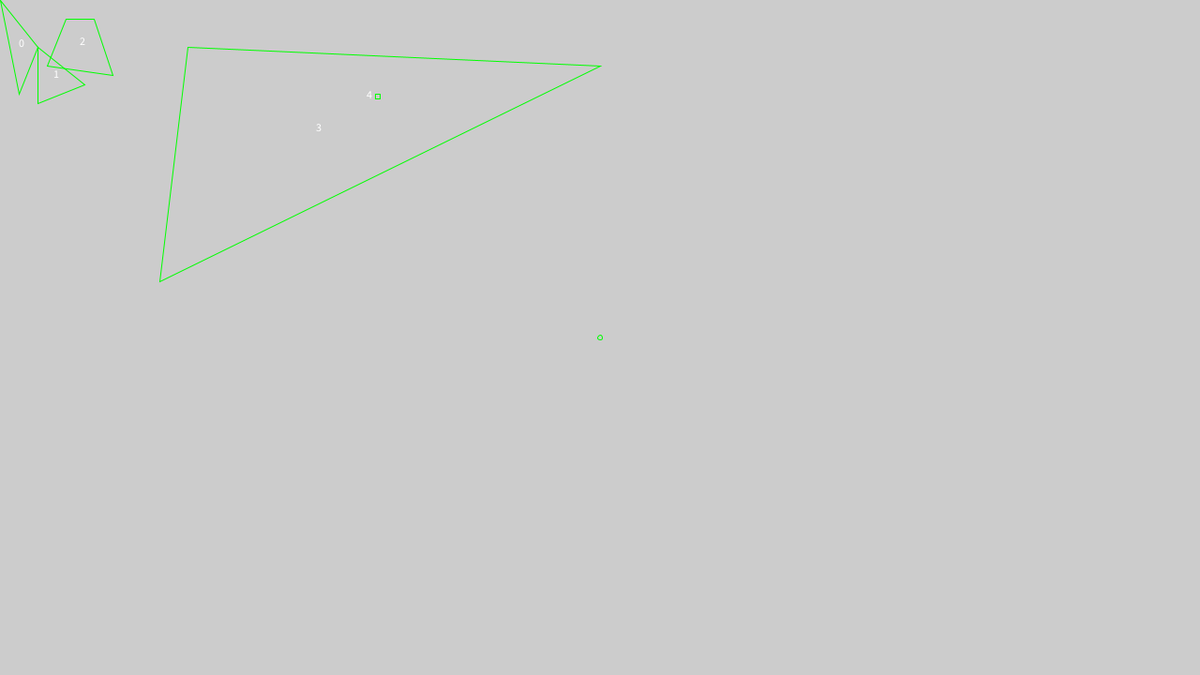
Frame 1 (no input)
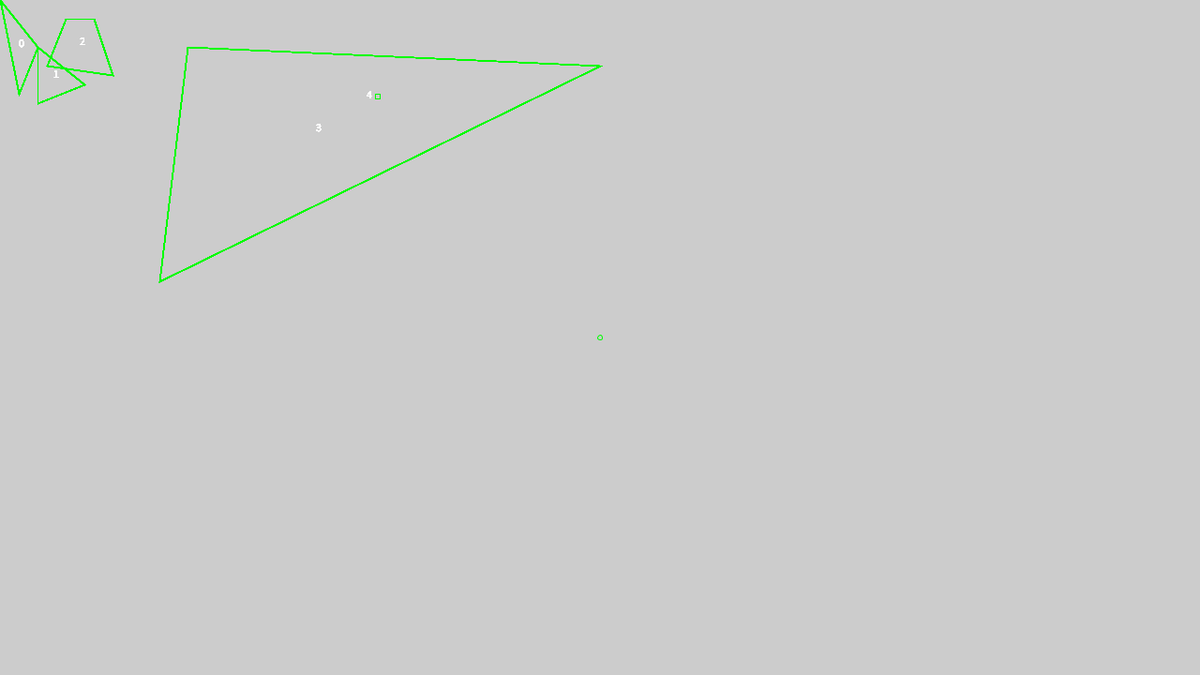
Frame 60 (the mouse pressed at the canvas centre just before this capture)
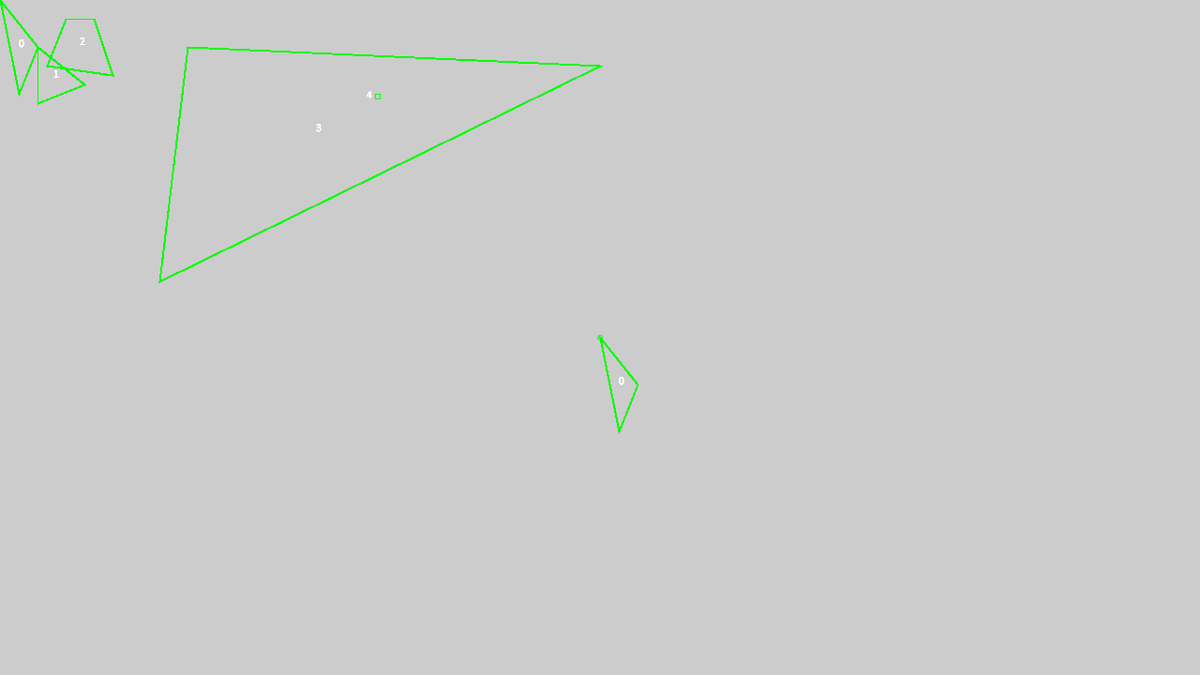
Frame 120 (the mouse held since frame 60 and released just before this capture)

The Processing sketch that drew these frames (run headless with seeded random() and noise(); from frame 60 on, the mouse is pressed at the canvas centre):

// Processing sketch: GJK_collision_detection
// ── GJK_collision_detection.pde
/*
 * @author Volfegan Geist [Daniel Leite Lacerda]
 * https://github.com/volfegan
 */
//Resources
//https://www.youtube.com/watch?v=ajv46BSqcK4
//https://github.com/kroitor/gjk.c
//https://observablehq.com/@esperanc/2d-gjk-and-epa-algorithms
//https://en.wikipedia.org/wiki/Gilbert%E2%80%93Johnson%E2%80%93Keerthi_distance_algorithm

PVector[] vertices1 = {new PVector(40, 110), new PVector(90, 90), new PVector(40, 50)};
PVector[] vertices2 = {new PVector(50, 70), new PVector(120, 80), new PVector(100, 20), new PVector(70, 20)};
PVector[] vertices3 = {new PVector(640, 70), new PVector(200, 50), new PVector(170, 300)};
PVector[] vertices4 = {new PVector(400, 100)};
PVector[] vertices = new PVector[3];
PShape shape0, shape1, shape2, shape3;

//Produces a PShape from the PVector[] vertices 
void verticesToShape(PShape s, PVector[] vertices) {
  s.beginShape();
  s.noFill();
  for (int i=0; i< vertices.length; i++) {
    float x = vertices[i].x;
    float y = vertices[i].y;
    s.vertex(x, y);
  }
  s.endShape(CLOSE);
}

void setup() {
  size(1280, 720);
  translate(width/2, height/2);
  stroke(0, 255, 0);
  noFill();
  clear();
  circle(0, 0, 5);
}


void draw() {
  //translate(width/2, height/2); //to visualize the Minkowski difference between the two polygons
  clear();

  shape0 = createShape(); //follows mouse
  vertices[0] = new PVector(mouseX, mouseY, 0);
  vertices[1] = new PVector(mouseX+20, mouseY+100, 0);
  vertices[2] = new PVector(mouseX+40, mouseY+50, 0);
  verticesToShape(shape0, vertices);
   
  shape1 = createShape();
  verticesToShape(shape1, vertices1);
  shape2 = createShape();
  verticesToShape(shape2, vertices2);
  shape3 = createShape();
  verticesToShape(shape3, vertices3);
  
  
  
  shape(shape0);
  PVector c0 = calculateCentre(vertices);
  text("0", c0.x, c0.y);
  
  shape(shape1);
  PVector c1 = calculateCentre(vertices1);
  text("1", c1.x, c1.y);
  
  shape(shape2);
  PVector c2 = calculateCentre(vertices2);
  text("2", c2.x, c2.y);
  
  shape(shape3);
  PVector c3 = calculateCentre(vertices3);
  text("3", c3.x, c3.y);
  
  
  square(vertices4[0].x, vertices4[0].y, 5);
  text("4", vertices4[0].x-9, vertices4[0].y+5);
  

  print("s1 vs s2: "+gfk_detectCollision(vertices1, vertices2)+"; ");
  print("s2 vs s3: "+gfk_detectCollision(vertices2, vertices3)+"; ");
  print("s1 vs s3: "+gfk_detectCollision(vertices1, vertices3)+"; ");
  print("s1 vs s4: "+gfk_detectCollision(vertices1, vertices4)+"; ");
  println("s3 vs s4: "+gfk_detectCollision(vertices3, vertices4));
  
  print("s0 vs s1: "+gfk_detectCollision(vertices, vertices1)+"; ");
  print("s0 vs s2: "+gfk_detectCollision(vertices, vertices2)+"; ");
  print("s0 vs s3: "+gfk_detectCollision(vertices, vertices3)+"; ");
  println("s0 vs s4: "+gfk_detectCollision(vertices, vertices4)+"\n");
}

// ── GJK_algorithm.pde
/*
 * @author Volfegan Geist [Daniel Leite Lacerda]
 * https://github.com/volfegan
 */
/*
 //Resources:
 //https://www.youtube.com/watch?v=ajv46BSqcK4
 //https://github.com/kroitor/gjk.c
 //https://observablehq.com/@esperanc/2d-gjk-and-epa-algorithms
 //https://en.wikipedia.org/wiki/Gilbert%E2%80%93Johnson%E2%80%93Keerthi_distance_algorithm
 */

/*
 * Calculates the magnitude (length) of the vector, squared.
 * @param PVector v
 * @return float (v.x * v.x + v.y * v.y + v.z * v.z)
 */
float lengthSquared(PVector v) {
  return v.magSq(); //I don't like the method name "magSq()"
}
/*
//lengthSquared test
 println(lengthSquared(new PVector(1,0,0)));//1
 println(lengthSquared(new PVector(2,0,0)));//4
 println(lengthSquared(new PVector(1,2,0)));//5
 println(lengthSquared(new PVector(1,1,2)));//6
 */


/*
 * Triple product expansion to calculate perpendicular normal vectors
 * for search directions pointing towards the Origin in Minkowski space
 * @param PVector a, b, c
 * @return PVector A x (B x C)
 */
PVector tripleProduct(PVector a, PVector b, PVector c) {
  return a.cross(b.cross(c));
}
/*
//tripleProduct test
 println(tripleProduct(new PVector(1,0,0), new PVector(0,1,0), new PVector(1,1,1))); //= [0,1,0]
 println(tripleProduct(new PVector(1,1,-1), new PVector(0,1,0), new PVector(1,1,1))); //= [-1,0,-1]
 println(tripleProduct(new PVector(1,0,-1), new PVector(0,-1,0), new PVector(1,1,1))); //= [0,0,0]
 */

/*
 * Compute the average center (roughly) for initial direction of simplex search in GJK
 * @param PVector[] vertices[(x0,y0),(x1,y1),...]
 * @return PVector centre
 */
PVector calculateCentre(PVector[] vertices) {
  int gonSize = vertices.length; //Number of edges in the polygon
  PVector centre = new PVector();
  for (int i = 0; i < gonSize; i++) {
    float x = vertices[i].x;
    float y = vertices[i].y;
    centre.x += x;
    centre.y += y;
  }
  centre.x /= gonSize;
  centre.y /= gonSize;
  return centre;
}
/*
//test 
 PVector[] vertices = {new PVector(0,3,0), new PVector(0,0,0), new PVector(3,3,0)};
 println(calculateCentre(vertices)); //= [1,2,0]
 PVector[] vertices = {new PVector(-1,1,0), new PVector(1,1,0), new PVector(-1,-1,0), new PVector(1,-1,0)};
 println(calculateCentre(vertices)); //= [0,0,0]
 */


/*
 * returns the Minkowski difference between the two polygons
 * @param PVector[] vertices1[(x0,y0),(x1,y1),...], vertices2[(x0,y0),(x1,y1),...]
 * @return PVector[]
 */
PVector[] minkDiff(PVector[] vertices1, PVector[] vertices2) {
  PVector[] minkDiffResult = new PVector[vertices1.length * vertices2.length];
  int index = 0;
  for (PVector P1 : vertices1) {
    for (PVector P2 : vertices2) {
      minkDiffResult[index] = PVector.sub(P1, P2);
      index++;
    }
  }
  //show Minkowski difference points
  stroke(255);
  //if the canvas origin is not at the centre: translate(width/2, height/2);
  for (int i=0; i< minkDiffResult.length; i++) {
    float x = minkDiffResult[i].x;
    float y = minkDiffResult[i].y;
    square(x, y, 5);
  }
  return minkDiffResult;
}


/*
 * returns the point from the shape which has the highest dot product with vector d.
 * @param PVector[] vertices[(x0,y0),(x1,y1),...], direction d
 * @return PVector
 */
PVector furthestPoint(PVector[] vertices, PVector d) {
  float x, y, product, maxProduct;
  int gonSize = vertices.length; //Number of edges in the polygon
  x = vertices[0].x;
  y = vertices[0].y;
  //1st point
  PVector vertice = new PVector(x, y);
  maxProduct = d.dot(vertice);

  int index = 0;
  for (int i = 1; i < gonSize; i++) {
    x = vertices[i].x;
    y = vertices[i].y;
    vertice = new PVector(x, y);
    product = d.dot(vertice);

    if (product >= maxProduct) {
      maxProduct = product;
      index = i;
    }
  }
  return vertices[index];
}
/*
//test 
PVector[] vertices = {new PVector(0,3,0), new PVector(0,0,0), new PVector(3,3,0)};
 println(vertices);
 println(furthestPoint(vertices, new PVector(1,0,0))); //= [3,3,0]
 println(furthestPoint(vertices, new PVector(0,1,0))); //= [0,3,0] or [3,3,0]
 println(furthestPoint(vertices, new PVector(2,1,0))); //= [3,3,0]
 */


/*
 * returns the support point of the Minkowski difference between the two polygons on direction d & -d
 * @param PVector[] vertices1[(x0,y0),(x1,y1),...], vertices2[(x0,y0),(x1,y1),...], direction d
 * @return PVector
 */
PVector support(PVector[] vertices1, PVector[] vertices2, PVector d) {
  PVector P1 = furthestPoint(vertices1, d);
  PVector P2 = furthestPoint(vertices2, PVector.mult(d, -1));
  return PVector.sub(P1, P2);
}
/*
//test 
And I deleted by mistake this test. It works. Trust me!
*/

/*
 * The GJK collision detection algorithm
 * @param PVector[] vertices1[(x0,y0),(x1,y1),...], vertices2[(x0,y0),(x1,y1),...]
 * @return boolean
 */
boolean gfk_detectCollision(PVector[] vertices1, PVector[] vertices2) {
  double MIN_CENTROID_SEPARATION_SQUARED = 1.0e-9f;
  PVector a, b, c; //Points of the simplex
  PVector d, aO, ab, ac; //Directions
  //simplex that contains the origin within the hull of the Minkowski difference
  ArrayList<PVector> simplex = new ArrayList<PVector>();

  // initial direction from the center of 1st shape to the center of 2nd shape
  PVector centre1 = calculateCentre(vertices1);
  PVector centre2 = calculateCentre(vertices2);
  d = PVector.sub(centre2, centre1);
  if (lengthSquared(d) < MIN_CENTROID_SEPARATION_SQUARED ) {
    //println("MIN_CENTROID_SEPARATION_SQUARED");
    return true;
  }
  d.normalize();

  //First point
  a = support(vertices1, vertices2, d);
  simplex.add(a);

  d = PVector.mult(a, -1);//Origin - point, a vector pointing to (0,0,0)
  d.normalize();

  int counter=0;
  while (true) {
    counter++;
    a = support(vertices1, vertices2, d);
    simplex.add(a);
    if (a.dot(d) < 0) {
      //println("No colision (iteration="+counter+")");

      return false; // no collision
    }

    //simplex line case
    if (simplex.size() == 2) {
      a = simplex.get(0);
      b = simplex.get(1);

      ab = PVector.sub(b, a);
      aO = PVector.mult(a, -1); //Origin - A, a vector pointing to (0,0,0)
      PVector ab_perpendicular = tripleProduct(ab, aO, ab);
      d = ab_perpendicular;
      d.normalize();
      continue;
    }
    //simplex triangle case
    if (simplex.size() == 3) {
      a = simplex.get(0);
      b = simplex.get(1);
      c = simplex.get(2);

      ab = PVector.sub(b, a);
      ac = PVector.sub(c, a);
      aO = PVector.mult(a, -1); //Origin - A, a vector pointing to (0,0,0)

      PVector ab_perpendicular = tripleProduct(ac, ab, ab);
      PVector ac_perpendicular = tripleProduct(ab, ac, ac);


      if (ab_perpendicular.dot(aO) > 0) {
        //Region AB
        simplex.remove(c); //remove point C
        d = ab_perpendicular;
        d.normalize();
      } else if (ac_perpendicular.dot(aO) > 0) {
        //Region AC
        simplex.remove(b); //remove point B
        d = ac_perpendicular;
        d.normalize();
      } else {
        //println("Colision (iteration="+counter+")");
        //println("simplex: a="+simplex.get(0)+"; b="+simplex.get(1)+"; c="+simplex.get(2));
        return true;
      }
    }
  }
}
